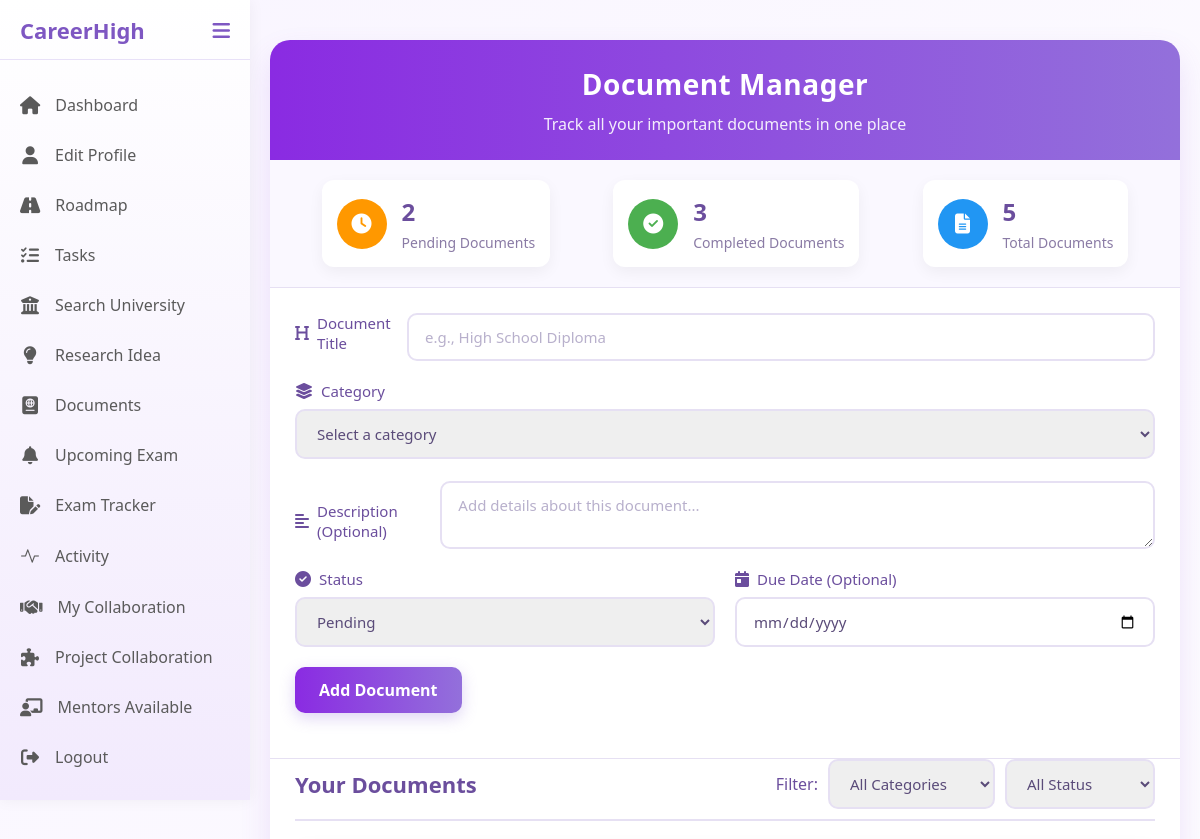
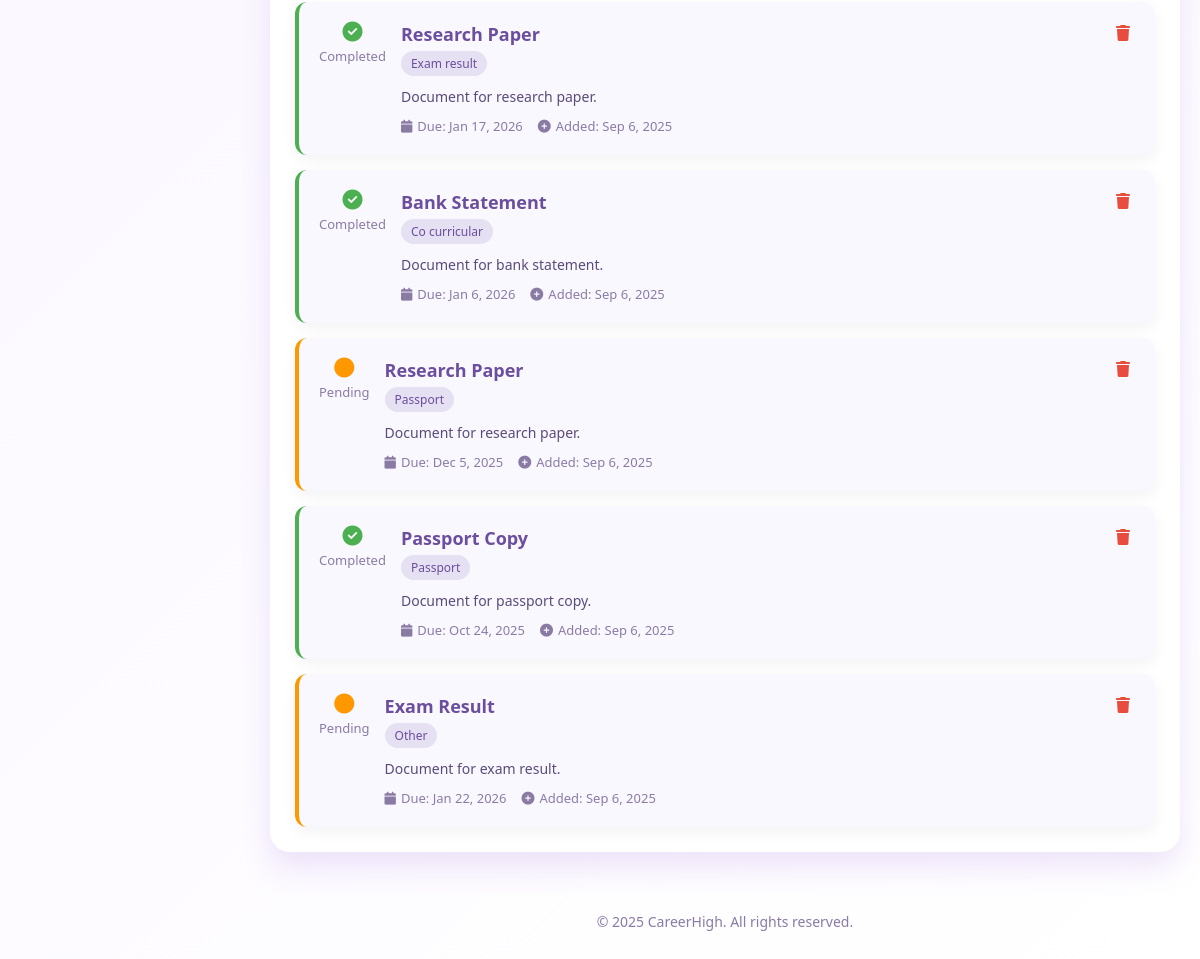
/Document.php (signed in), run on the app's committed database (2 pictures, top to bottom).
### tables this page shows
CREATE TABLE `documents` (
  `id` int(11) NOT NULL,
  `user_id` int(11) DEFAULT NULL,
  `title` varchar(255) NOT NULL,
  `description` text DEFAULT NULL,
  `category` enum('academic','grade_sheet','exam_result','competition','co_curricular','achievement','research','birth_certificate','passport','bank','other') NOT NULL,
  `status` enum('pending','completed') DEFAULT 'pending',
  `upload_path` varchar(500) DEFAULT NULL,
  `due_date` date DEFAULT NULL,
  `created_at` timestamp NOT NULL DEFAULT current_timestamp(),
  `updated_at` timestamp NOT NULL DEFAULT current_timestamp() ON UPDATE current_timestamp()
);

### Document.php (the view, shortened to what this page needs)
<?php
require_once("connect.php");
$documents = [];
$sql = "SELECT * FROM documents
        WHERE user_id = ?
        ORDER BY
        FIELD(category, 'academic', 'grade_sheet', 'exam_result', 'competition', 'co_curricular', 'achievement', 'research', 'birth_certificate', 'passport', 'bank', 'other'),
        status, created_at DESC";
$stmt = mysqli_prepare($conn, $sql);
mysqli_stmt_bind_param($stmt, "i", $_SESSION['user_id']);
mysqli_stmt_execute($stmt);
$result = mysqli_stmt_get_result($stmt);
if ($result && mysqli_num_rows($result) > 0) {
    while ($row = mysqli_fetch_assoc($result)) {
        $documents[] = $row;
    }
}
$pending_count = 0;
$completed_count = 0;
foreach ($documents as $doc) {
    if ($doc['status'] == 'pending') {
        $pending_count++;
    } else {
        $completed_count++;
    }
}
?>
<!DOCTYPE html>
<html lang="en">
<head>
    <link rel="stylesheet" href="https://cdnjs.cloudflare.com/ajax/libs/font-awesome/6.4.0/css/all.min.css">
    <link rel="stylesheet" href="https://cdn.jsdelivr.net/npm/bootstrap-icons@1.11.3/font/bootstrap-icons.min.css">
    <link rel="stylesheet" href="css/Documents.css">
</head>
<body>
    <div class="sidebar">
        <div class="sidebar-header">
            <div class="logo">CareerHigh</div>
            <button class="toggle-btn">
                <i class="fas fa-bars"></i>
            </button>
        </div>
        <div class="menu-items">
            <a href="Dashboard.php" class="menu-item">
                <i class="fas fa-home"></i>
                <span>Dashboard</span>
            </a>
            <a href="studentProfile.php" class="menu-item">
                <i class="fas fa-user"></i>
                <span>Edit Profile</span>
            </a>
            <a href="Roadmap.php" class="menu-item">
                <i class="fa-solid fa-road"></i>
                <span>Roadmap</span>
            </a>
            <a href="Task.php" class="menu-item">
                <i class="fas fa-tasks"></i>
                <span>Tasks</span>
            </a>
            <a href="UniversityFilter.php" class="menu-item">
                <i class="fa fa-university" aria-hidden="true"></i>
                <span>Search University</span>
            </a>
            <a href="research_idea.php" class="menu-item">
                <i class="fa-solid fa-lightbulb"></i>
                <span>Research Idea</span>
            </a>
            <a href="Document.php" class="menu-item">
                <i class="fa-solid fa-passport"></i>
                <span>Documents</span>
            </a>
            <a href="ExamNotification.php" class="menu-item">
                <i class='fas fa-bell'></i>
                <span>Upcoming Exam</span>
            </a>
            <a href="ExamTracker.php" class="menu-item">
                <i class="fa-solid fa-file-pen"></i>
                <span>Exam Tracker</span>
            </a>
            <a href="Activity.php" class="menu-item">
                    <i class="bi bi-activity"></i>
                <span>Activity</span>
            </a>
            <a href="MyCollab.php" class="menu-item">
                    <i class="fas fa-handshake"></i>
                <span>My Collaboration</span>
            </a>
            <a href="ResearchCollaboration.php" class="menu-item">
                    <i class="fas fa-puzzle-piece"></i>
                <span>Project Collaboration</span>
            </a>
            <a href="MentorFilter.php" class="menu-item">
                <i class="fa-solid fa-chalkboard-user"></i>
                <span>Mentors Available</span>
            </a>
            <a href="logout.php" class="menu-item">
                <i class="fas fa-sign-out-alt"></i>
                <span>Logout</span>
            </a>
        </div>
    </div>
    <div class="main-content">
        <div class="container">
            <header>
                <h1>Document Manager</h1>
                <p class="subtitle">Track all your important documents in one place</p>
            </header>
            <div class="stats-overview">
                <div class="stat-card">
                    <div class="stat-icon pending">
                        <i class="fas fa-clock"></i>
                    </div>
                    <div class="stat-info">
                        <h3><?php echo $pending_count; ?></h3>
                        <p>Pending Documents</p>
                    </div>
                </div>
                <div class="stat-card">
                    <div class="stat-icon completed">
                        <i class="fas fa-check-circle"></i>
                    </div>
                    <div class="stat-info">
                        <h3><?php echo $completed_count; ?></h3>
                        <p>Completed Documents</p>
                    </div>
                </div>
                <div class="stat-card">
                    <div class="stat-icon total">
                        <i class="fas fa-file-alt"></i>
                    </div>
                    <div class="stat-info">
                        <h3><?php echo count($documents); ?></h3>
                        <p>Total Documents</p>
                    </div>
                </div>
            </div>
            <form class="document-form" method="POST" action="document.php">
                <div class="form-row">
                    <div class="form-group">
                        <label for="title"><i class="fas fa-heading"></i> Document Title</label>
                        <input type="text" id="title" name="title" placeholder="e.g., High School Diploma" required>
                    </div>
                </div>
                <div class="form-group">
                        <label for="category"><i class="fas fa-layer-group"></i> Category</label>
                        <select id="category" name="category" required>
                            <option value="">Select a category</option>
                        </select>
                    </div>
                    <br>
                <div class="form-row">
                    <div class="form-group">
                        <label for="description"><i class="fas fa-align-left"></i> Description (Optional)</label>
                        <textarea id="description" name="description" placeholder="Add details about this document..."></textarea>
                    </div>
                </div>
                <div class="form-row">
                    <div class="form-group">
                        <label for="status"><i class="fas fa-check-circle"></i> Status</label>
                        <select id="status" name="status" required>
                            <option value="pending">Pending</option>
                        </select>
                    </div>
                    <div class="form-group">
                        <label for="due_date"><i class="fas fa-calendar-day"></i> Due Date (Optional)</label>
                        <input type="date" id="due_date" name="due_date">
                    </div>
                    <div class="form-group">
                        <button type="submit" name="add_document" class="btn-submit">Add Document</button>
                    </div>
                </div>
            </form>
            <div class="documents-section">
                <div class="documents-header">
                    <h2 class="documents-title">Your Documents</h2>
                    <div class="documents-filter">
                        <span>Filter:</span>
                        <select id="categoryFilter">
                            <option value="all">All Categories</option>
                        </select>
                        <select id="statusFilter">
                            <option value="all">All Status</option>
                        </select>
                    </div>
                </div>
                <?php if (count($documents) > 0): ?>
                    <div class="documents-list">
                        <?php foreach ($documents as $doc): ?>
                            <div class="document-card <?php echo $doc['status']; ?>" data-category="<?php echo $doc['category']; ?>">
                                <div class="document-status">
                                    <a href="document.php?toggle_id=<?php echo $doc['id']; ?>" class="status-btn <?php echo $doc['status']; ?>">
                                        <i class="fas fa-<?php echo $doc['status'] == 'completed' ? 'check-circle' : 'circle'; ?>"></i>
                                        <span><?php echo ucfirst($doc['status']); ?></span>
                                    </a>
                                </div>
                                <div class="document-content">
                                    <h3 class="document-title"><?php echo htmlspecialchars($doc['title']); ?></h3>
                                    <div class="document-category"><?php echo ucfirst(str_replace('_', ' ', $doc['category'])); ?></div>
                                    <?php if (!empty($doc['description'])): ?>
                                        <p class="document-description"><?php echo htmlspecialchars($doc['description']); ?></p>
                                    <?php endif; ?>
                                    <div class="document-meta">
                                        <?php if (!empty($doc['due_date'])): ?>
                                            <span class="document-due">
                                                <i class="fas fa-calendar"></i>
                                                Due: <?php echo date('M j, Y', strtotime($doc['due_date'])); ?>
                                            </span>
                                        <?php endif; ?>
                                        <span class="document-created">
                                            <i class="fas fa-plus-circle"></i>
                                            Added: <?php echo date('M j, Y', strtotime($doc['created_at'])); ?>
                                        </span>
                                    </div>
                                </div>
                                <div class="document-actions">
                                    <a href="document.php?delete_id=<?php echo $doc['id']; ?>" class="delete-btn"
                                       onclick="return confirm('Are you sure you want to delete this document?')">
                                        <i class="fas fa-trash"></i>
                                    </a>
                                </div>
                            </div>
                        <?php endforeach; ?>
                    </div>
                <?php endif; ?>
            </div>
        </div>
        <div class="copyright">
            © 2025 CareerHigh. All rights reserved.
        </div>
    </div>
</body>
</html>

### data on the page
documents: status "Completed", title "Research Paper", category "Exam result", description "Document for research paper.", due_date "Jan 17, 2026", created_at "Sep 6, 2025"
documents: status "Completed", title "Bank Statement", category "Co curricular", description "Document for bank statement.", due_date "Jan 6, 2026", created_at "Sep 6, 2025"
documents: status "Pending", title "Research Paper", category "Passport", description "Document for research paper.", due_date "Dec 5, 2025", created_at "Sep 6, 2025"
documents: status "Completed", title "Passport Copy", category "Passport", description "Document for passport copy.", due_date "Oct 24, 2025", created_at "Sep 6, 2025"
documents: status "Pending", title "Exam Result", category "Other", description "Document for exam result.", due_date "Jan 22, 2026", created_at "Sep 6, 2025"

### other printed values
$pending_count "2"
$completed_count "3"
count($documents) "5"
